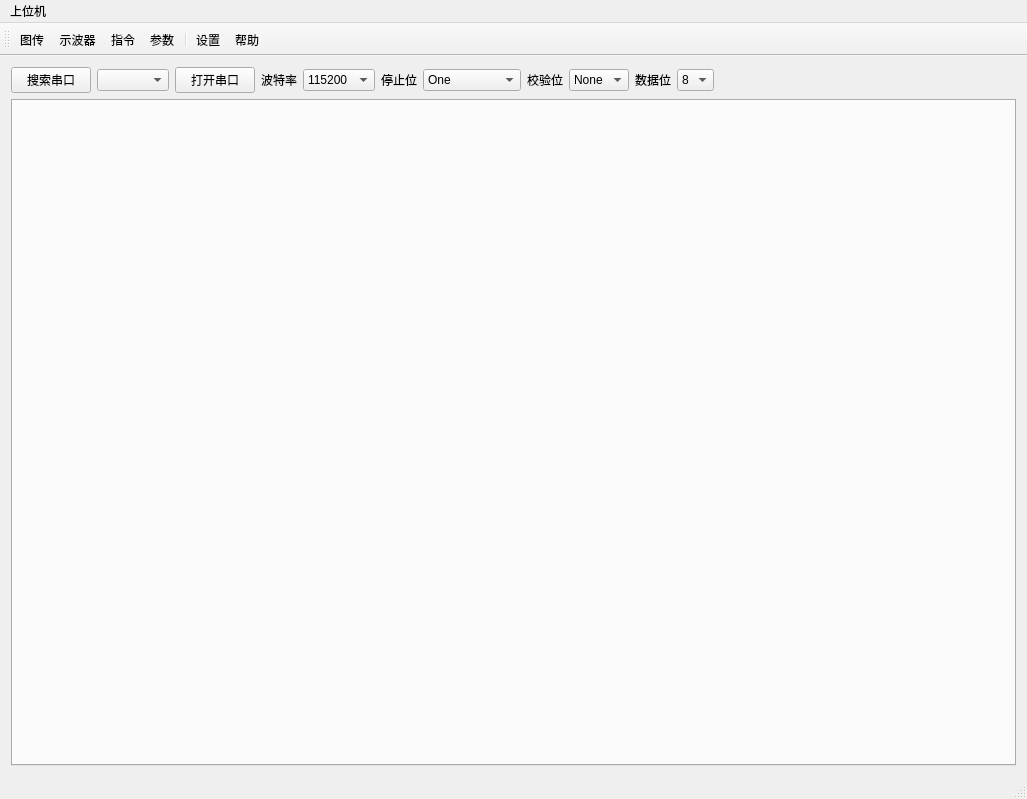
<?xml version="1.0" encoding="UTF-8"?>
<ui version="4.0">
 <class>MainWindow</class>
 <widget class="QMainWindow" name="MainWindow">
  <property name="geometry">
   <rect>
    <x>0</x>
    <y>0</y>
    <width>1027</width>
    <height>799</height>
   </rect>
  </property>
  <property name="windowTitle">
   <string>MainWindow</string>
  </property>
  <widget class="QWidget" name="centralWidget">
   <layout class="QGridLayout" name="gridLayout_2">
    <item row="0" column="0">
     <layout class="QGridLayout" name="gridLayout">
      <item row="0" column="0">
       <layout class="QHBoxLayout" name="horizontalLayout">
        <item>
         <widget class="QPushButton" name="btn_seacher">
          <property name="text">
           <string>搜索串口</string>
          </property>
         </widget>
        </item>
        <item>
         <widget class="QComboBox" name="com_choose"/>
        </item>
        <item>
         <widget class="QPushButton" name="btn_open">
          <property name="text">
           <string>打开串口</string>
          </property>
         </widget>
        </item>
        <item>
         <widget class="QLabel" name="label">
          <property name="text">
           <string>波特率</string>
          </property>
         </widget>
        </item>
        <item>
         <widget class="QComboBox" name="box_baud">
          <item>
           <property name="text">
            <string>115200</string>
           </property>
          </item>
          <item>
           <property name="text">
            <string>9600</string>
           </property>
          </item>
          <item>
           <property name="text">
            <string>4800</string>
           </property>
          </item>
          <item>
           <property name="text">
            <string>19200</string>
           </property>
          </item>
          <item>
           <property name="text">
            <string>38400</string>
           </property>
          </item>
          <item>
           <property name="text">
            <string>460800</string>
           </property>
          </item>
         </widget>
        </item>
        <item>
         <widget class="QLabel" name="stopBitLabel">
          <property name="text">
           <string>停止位</string>
          </property>
         </widget>
        </item>
        <item>
         <widget class="QComboBox" name="stopBitBox">
          <item>
           <property name="text">
            <string>One</string>
           </property>
          </item>
          <item>
           <property name="text">
            <string>OneAndHalf</string>
           </property>
          </item>
          <item>
           <property name="text">
            <string>Two</string>
           </property>
          </item>
         </widget>
        </item>
        <item>
         <widget class="QLabel" name="parityBitlabel">
          <property name="text">
           <string>校验位</string>
          </property>
         </widget>
        </item>
        <item>
         <widget class="QComboBox" name="parityBitBox">
          <item>
           <property name="text">
            <string>None</string>
           </property>
          </item>
          <item>
           <property name="text">
            <string>Odd</string>
           </property>
          </item>
          <item>
           <property name="text">
            <string>Mark</string>
           </property>
          </item>
          <item>
           <property name="text">
            <string>Even</string>
           </property>
          </item>
         </widget>
        </item>
        <item>
         <widget class="QLabel" name="dataBitlabel">
          <property name="text">
           <string>数据位</string>
          </property>
         </widget>
        </item>
        <item>
         <widget class="QComboBox" name="dataBitBox">
          <item>
           <property name="text">
            <string>8</string>
           </property>
          </item>
          <item>
           <property name="text">
            <string>7</string>
           </property>
          </item>
          <item>
           <property name="text">
            <string>6</string>
           </property>
          </item>
          <item>
           <property name="text">
            <string>5</string>
           </property>
          </item>
         </widget>
        </item>
       </layout>
      </item>
      <item row="0" column="2">
       <spacer name="horizontalSpacer">
        <property name="orientation">
         <enum>Qt::Horizontal</enum>
        </property>
        <property name="sizeHint" stdset="0">
         <size>
          <width>238</width>
          <height>18</height>
         </size>
        </property>
       </spacer>
      </item>
     </layout>
    </item>
    <item row="2" column="0">
     <widget class="QTabWidget" name="tabWidget"/>
    </item>
   </layout>
  </widget>
  <widget class="QMenuBar" name="menuBar">
   <property name="geometry">
    <rect>
     <x>0</x>
     <y>0</y>
     <width>1027</width>
     <height>23</height>
    </rect>
   </property>
   <widget class="QMenu" name="imagbar">
    <property name="title">
     <string>上位机</string>
    </property>
   </widget>
   <addaction name="imagbar"/>
  </widget>
  <widget class="QToolBar" name="mainToolBar">
   <property name="iconSize">
    <size>
     <width>160</width>
     <height>40</height>
    </size>
   </property>
   <property name="toolButtonStyle">
    <enum>Qt::ToolButtonTextUnderIcon</enum>
   </property>
   <attribute name="toolBarArea">
    <enum>TopToolBarArea</enum>
   </attribute>
   <attribute name="toolBarBreak">
    <bool>false</bool>
   </attribute>
   <addaction name="actionimage"/>
   <addaction name="actionwave"/>
   <addaction name="actioninstruct"/>
   <addaction name="actionparameter"/>
   <addaction name="separator"/>
   <addaction name="setting"/>
   <addaction name="actionhelp"/>
  </widget>
  <widget class="QStatusBar" name="statusBar"/>
  <action name="actionimage">
   <property name="checkable">
    <bool>true</bool>
   </property>
   <property name="icon">
    <iconset resource="res.qrc">
     <normaloff>:/image/m5.ico</normaloff>:/image/m5.ico</iconset>
   </property>
   <property name="text">
    <string>图传</string>
   </property>
   <property name="toolTip">
    <string>image</string>
   </property>
  </action>
  <action name="actionwave">
   <property name="icon">
    <iconset resource="res.qrc">
     <normaloff>:/image/m7.ico</normaloff>:/image/m7.ico</iconset>
   </property>
   <property name="text">
    <string>示波器</string>
   </property>
   <property name="shortcutContext">
    <enum>Qt::WidgetWithChildrenShortcut</enum>
   </property>
  </action>
  <action name="actioninstruct">
   <property name="icon">
    <iconset resource="res.qrc">
     <normaloff>:/image/m10.ico</normaloff>:/image/m10.ico</iconset>
   </property>
   <property name="text">
    <string>指令</string>
   </property>
  </action>
  <action name="actionhelp">
   <property name="icon">
    <iconset resource="res.qrc">
     <normaloff>:/image/m9.ico</normaloff>:/image/m9.ico</iconset>
   </property>
   <property name="text">
    <string>帮助</string>
   </property>
  </action>
  <action name="actionparameter">
   <property name="enabled">
    <bool>true</bool>
   </property>
   <property name="icon">
    <iconset resource="res.qrc">
     <normaloff>:/image/m19.ico</normaloff>:/image/m19.ico</iconset>
   </property>
   <property name="text">
    <string>参数</string>
   </property>
   <property name="toolTip">
    <string>参数</string>
   </property>
  </action>
  <action name="setting">
   <property name="icon">
    <iconset resource="res.qrc">
     <normaloff>:/image/m20.ico</normaloff>:/image/m20.ico</iconset>
   </property>
   <property name="text">
    <string>设置</string>
   </property>
  </action>
 </widget>
 <layoutdefault spacing="6" margin="11"/>
 <resources>
  <include location="res.qrc"/>
 </resources>
 <connections/>
</ui>
